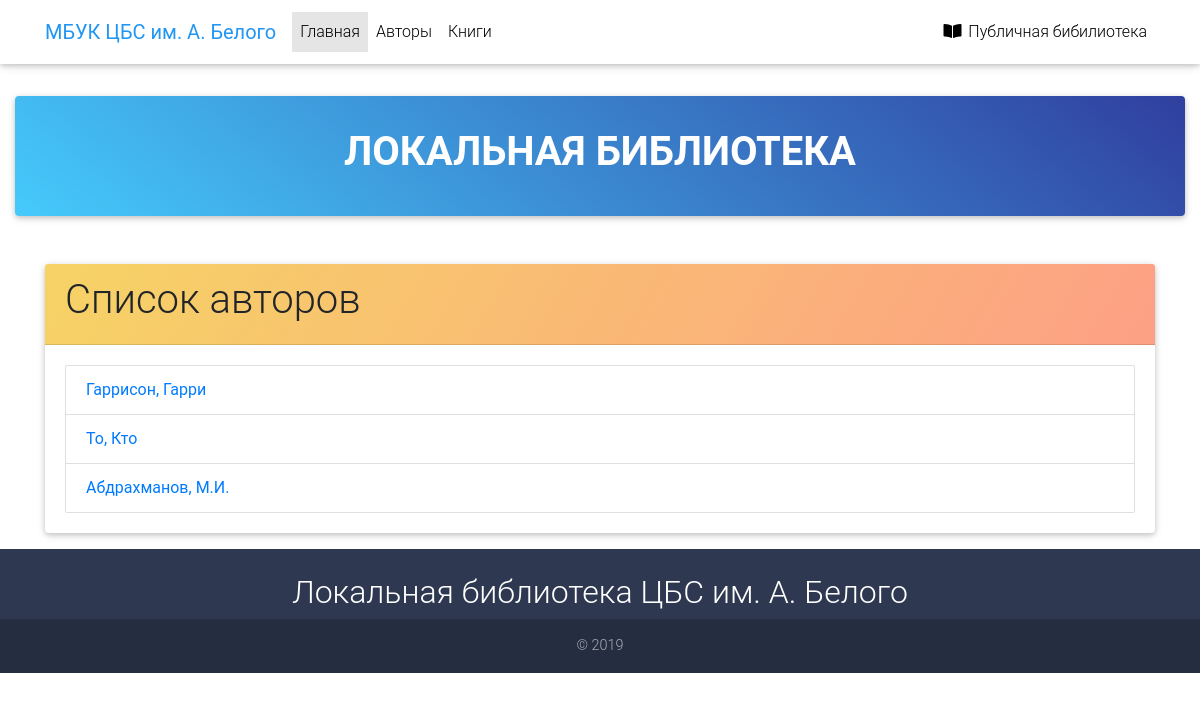
Screenshot of /catalog/authors/ with the database file from the repository.
### catalog/models.py (models this page shows, shortened)
class Author(models.Model):
    first_name = models.CharField(max_length=100, verbose_name='Имя')
    last_name = models.CharField(max_length=100, verbose_name='Фамилия')
    summary = models.TextField(max_length=400, verbose_name='Описание')
    date_of_birth = models.DateField(null=True, blank=True, verbose_name='Дата рождения')
    date_of_death = models.DateField(null=True, blank=True, verbose_name='Дата смерти')
    class Meta:
        verbose_name = 'Автор'
        verbose_name_plural = 'Авторы'
    def get_absolute_url(self):
        return reverse('author-detail', args=[str(self.id)])

### catalog/views.py (the view)
# urls.py: path('authors/', views.AuthorListView.as_view(), name='authors'),
class AuthorListView(generic.ListView):
    model = Author

### catalog/templates/catalog/author_list.html
{% extends "base_all.html" %}
{% block content %}
    <div class="container mt-5">
        <div class="card">
            <div class="card-header sunny-morning-gradient">
                <h1>Список авторов</h1>
            </div>
            <div class="card-body">
                {% if author_list %}
                <ul class="list-group">
                  {% for author in author_list %}
                  <li class="list-group-item">
                    <a href="{{ author.get_absolute_url }}">{{ author.last_name }}, {{ author.first_name }}</a>
                  </li>
                  {% endfor %}
                </ul>
                {% else %}
                  <p>There are no books in the library.</p>
                {% endif %}
            </div>
        </div>
    </div>
{% endblock %}

### rows the page displays
Author: last_name "Гаррисон", first_name "Гарри"
Author: last_name "То", first_name "Кто"
Author: last_name "Абдрахманов", first_name "М.И."
